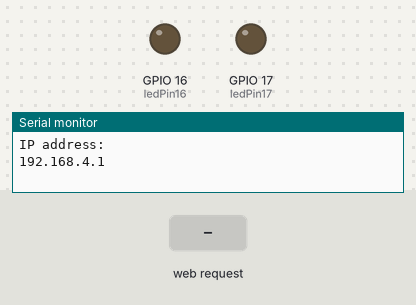
Simulated run of this program. Board: ESP32-S3. Shown: output pins drawn as LEDs (lit = HIGH), the last lines printed to the serial monitor. The inputs (shaded band) are chosen by the test bench.

Above: at 1.2 s.
1.3 s: HTTP request GET /16/on received
At 2.1 s:
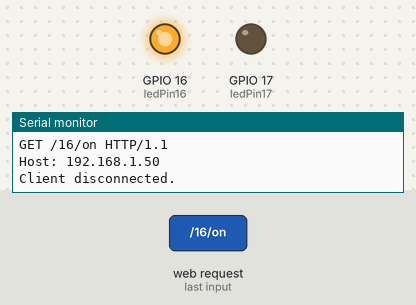
2.8 s: HTTP request GET /17/on received
At 3.2 s:
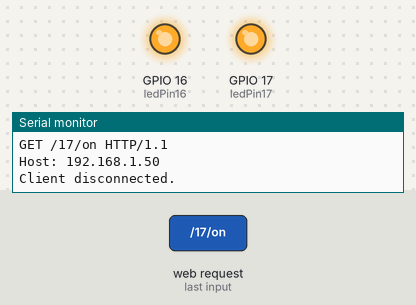
4.3 s: HTTP request GET /16/off received
At 5.5 s:
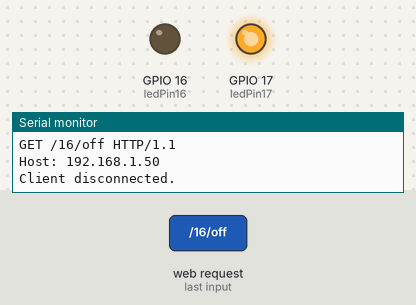
5.8 s: HTTP request GET /17/off received
At 6.7 s:
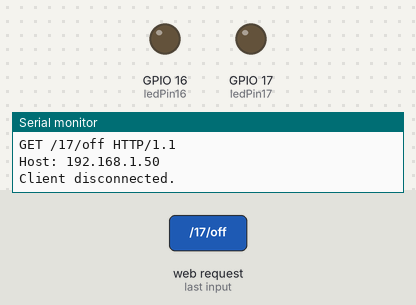
Timing chart, 0 to 8.3 s (numbered marks = the images above; inputs shaded):
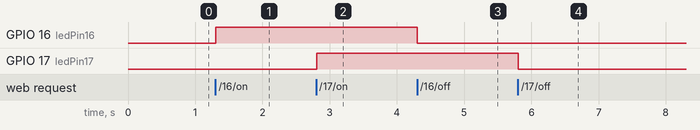

Measured:
- after the input at 1.3 s, GPIO 16 (ledPin16): LOW → HIGH at once
- after the input at 2.8 s, GPIO 17 (ledPin17): LOW → HIGH at once
- after the input at 4.3 s, GPIO 16 (ledPin16): HIGH → LOW at once
- after the input at 5.8 s, GPIO 17 (ledPin17): HIGH → LOW at once

The program:

main.cpp
```cpp
// Load Wi-Fi library
#include <WiFi.h>

// Network credentials Here
const char* ssid     = "ESP32-S3-AP";
const char* password = "RandomPassword";
// sensor input


// Set web server port number to 80
WiFiServer server(80);

// Variable to store the HTTP request
String header;

//variables to store the current LED states
String statePin16 = "off";
String statePin17 = "off";
//Output variable to GPIO pins
const int ledPin16 = 16;
const int ledPin17 = 17;

// Current time
unsigned long currentTime = millis();
// Previous time
unsigned long previousTime = 0;
// Define timeout time in milliseconds
const long timeoutTime = 2000;

void setup() {
  Serial.begin(115200);

  pinMode(ledPin16, OUTPUT);      // set the LED pin mode
  digitalWrite(ledPin16, 0);      // turn LED off by default
  pinMode(ledPin17, OUTPUT);      // set the LED pin mode
  digitalWrite(ledPin17, 0);      // turn LED off by default

  WiFi.softAP(ssid,password);

  // Print IP address and start web server
  Serial.println("");
  Serial.println("IP address: ");
  Serial.println(WiFi.softAPIP());
  server.begin();
}

void loop() {
  WiFiClient client = server.available();   // Listen for incoming clients

  if (client) {                             // If a new client connects,
    currentTime = millis();
    previousTime = currentTime;
    Serial.println("New Client.");          // print a message out in the serial port
    String currentLine = "";                // make a String to hold incoming data from the client

    while (client.connected() && currentTime - previousTime <= timeoutTime) {
      // loop while the client's connected
      currentTime = millis();
      if (client.available()) {             // if there's bytes to read from the client,
        char c = client.read();             // read a byte, then
        Serial.write(c);

        // print it out the serial monitor
        header += c;
        if (c == '\n') {                    // if the byte is a newline character
          // if the current line is blank, you got two newline characters in a row.
          // that's the end of the client HTTP request, so send a response:
          if (currentLine.length() == 0) {
            // HTTP headers always start with a response code (e.g. HTTP/1.1 200 OK)
            // and a content-type so the client knows what's coming, then a blank line:
            client.println("HTTP/1.1 200 OK");
            client.println("Content-type:text/html");
            client.println("Connection: close");
            client.println();

            // turns the GPIOs on and off
            if (header.indexOf("GET /16/on") >= 0) {
              statePin16 = "on";
              digitalWrite(ledPin16, HIGH);               // turns the LED on
            } else if (header.indexOf("GET /16/off") >= 0) {
              statePin16 = "off";
              digitalWrite(ledPin16, LOW);                //turns the LED off
            }

            if (header.indexOf("GET /17/on") >= 0) {
              statePin17 = "on";
              digitalWrite(ledPin17, HIGH);               // turns the LED on
            } else if (header.indexOf("GET /17/off") >= 0) {
              statePin17 = "off";
              digitalWrite(ledPin17, LOW);                //turns the LED off
            }

            // Display the HTML web page
            client.println("<!DOCTYPE html><html>");
            client.println("<head><meta name=\"viewport\" content=\"width=device-width, initial-scale=1\">");
            client.println("<link rel=\"icon\" href=\"data:,\">");
            // CSS to style the on/off buttons
            client.println("<style>html { font-family: monospace; display: inline-block; margin: 0px auto; text-align: center;}");
            client.println(".button { background-color: yellowgreen; border: none; color: white; padding: 16px 40px;");
            client.println("text-decoration: none; font-size: 32px; margin: 2px; cursor: pointer;}");
            client.println(".button2 {background-color: gray;}</style></head>");

            client.println("<body><h1>ESP32 Web Server</h1>");
            client.println("<p>Control LED State</p>");

            if (statePin16 == "off") {
              client.println("<p><a href=\"/16/on\"><button class=\"button\">ON</button></a></p>");
            } else {
              client.println("<p><a href=\"/16/off\"><button class=\"button button2\">OFF</button></a></p>");
            }
            if (statePin17 == "off") {
              client.println("<p><a href=\"/17/on\"><button class=\"button\">ON</button></a></p>");
            } else {
              client.println("<p><a href=\"/17/off\"><button class=\"button button2\">OFF</button></a></p>");
            }
            client.println("</body></html>");

            // The HTTP response ends with another blank line
            client.println();
            // Break out of the while loop
            break;
          } else { // if you got a newline, then clear currentLine
            currentLine = "";
          }
        } else if (c != '\r') {  // if you got anything else but a carriage return character,
          currentLine += c;      // add it to the end of the currentLine
        }
      }
    }
    // Clear the header variable
    header = "";
    // Close the connection
    client.stop();
    Serial.println("Client disconnected.");
    Serial.println("");
  }
}
```
